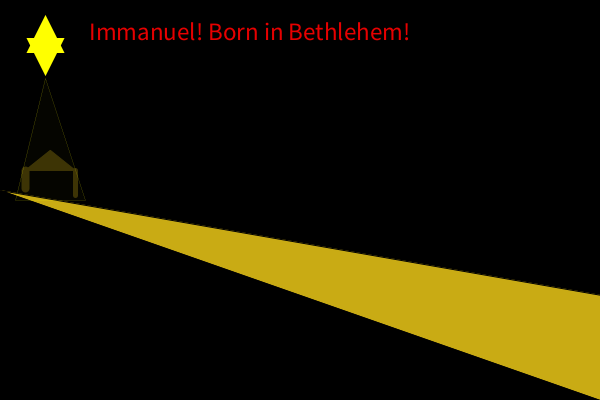
Frame 1 (no input)
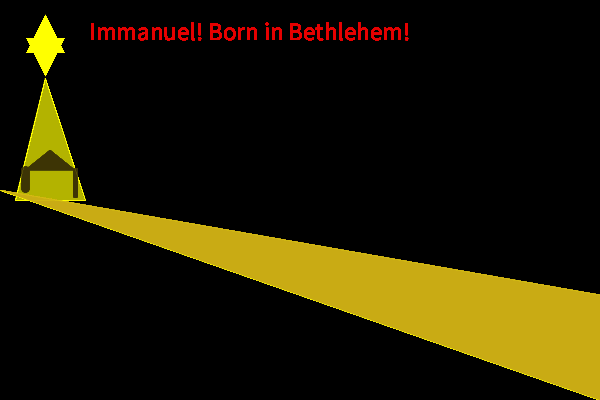
Frame 60 (the mouse pressed at the canvas centre just before this capture)
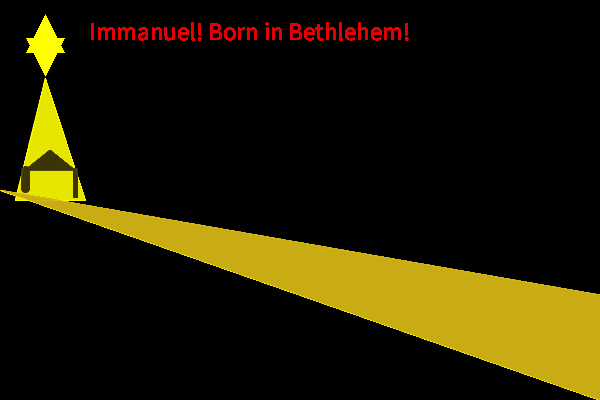
Frame 120 (the mouse held since frame 60 and released just before this capture)

The Processing sketch that drew these frames (run headless with seeded random() and noise(); from frame 60 on, the mouse is pressed at the canvas centre):

// Processing sketch: processing_48427
// ── processing_48427.pde

void setup()
{
  size(600, 400);
  background(0, 0, 0);
  smooth();
  textAlign(CENTER);
}
void draw()
{
  smooth();
  fill(201, 171, 20);
  triangle(0, 190, 630, 300, 600, 400);
  fill(57, 48, 5);
  stroke(57, 48, 5);
  triangle(50, 150, 25, 170, 75, 170);
  strokeWeight(8);
  fill(201, 171, 20);

  line(25, 170, 25, 188);
  strokeWeight(5);
  stroke(57, 48, 5);
  line(75, 195, 75, 170);
  stroke(255, 255, 0);
  // star
  fill(255,255,0);
  triangle(45, 20,30,50,60,50);
  triangle(45,70,30,40,60,40);
  
  
  strokeWeight(.1);
  fill(255,255,0,5);
  triangle(45,78,15,200,85,200);
  fill(230,0,0);
  textSize(25);
  text("Immanuel! Born in Bethlehem!",250,40);
}
void keyPressed()
{
  stop();
}
